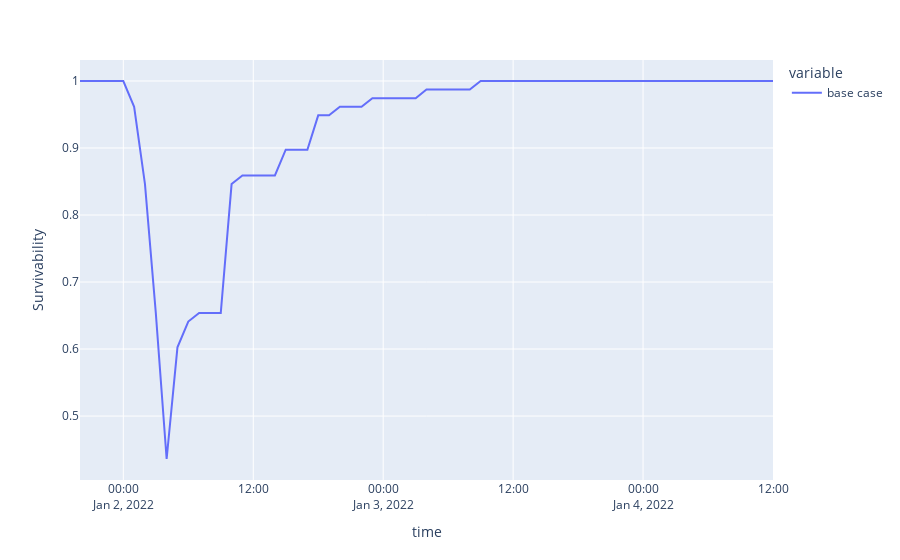

Write notebook code for a chart like this one.
### Code cell
px.line(Survivability).update_layout(xaxis_title="time", yaxis_title="Survivability")
